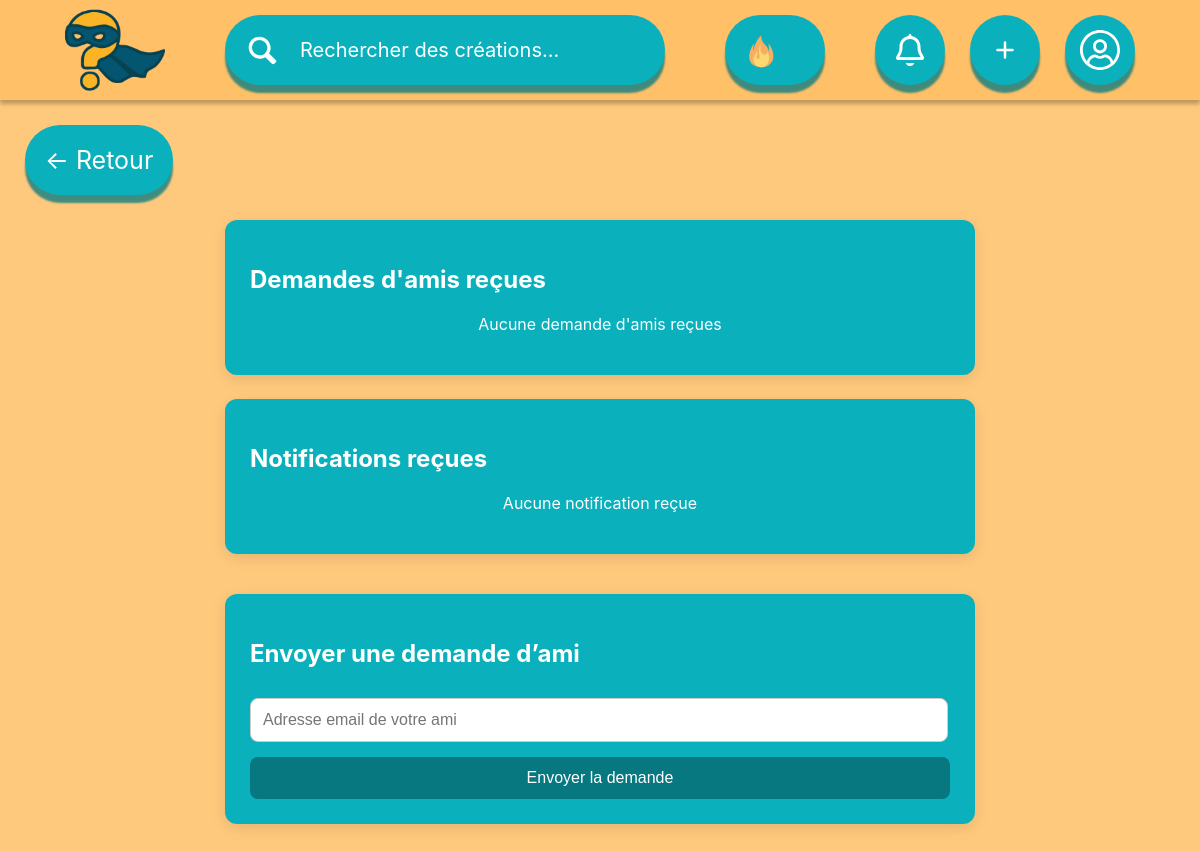
The app's page /?page=notification (signed in), older data.
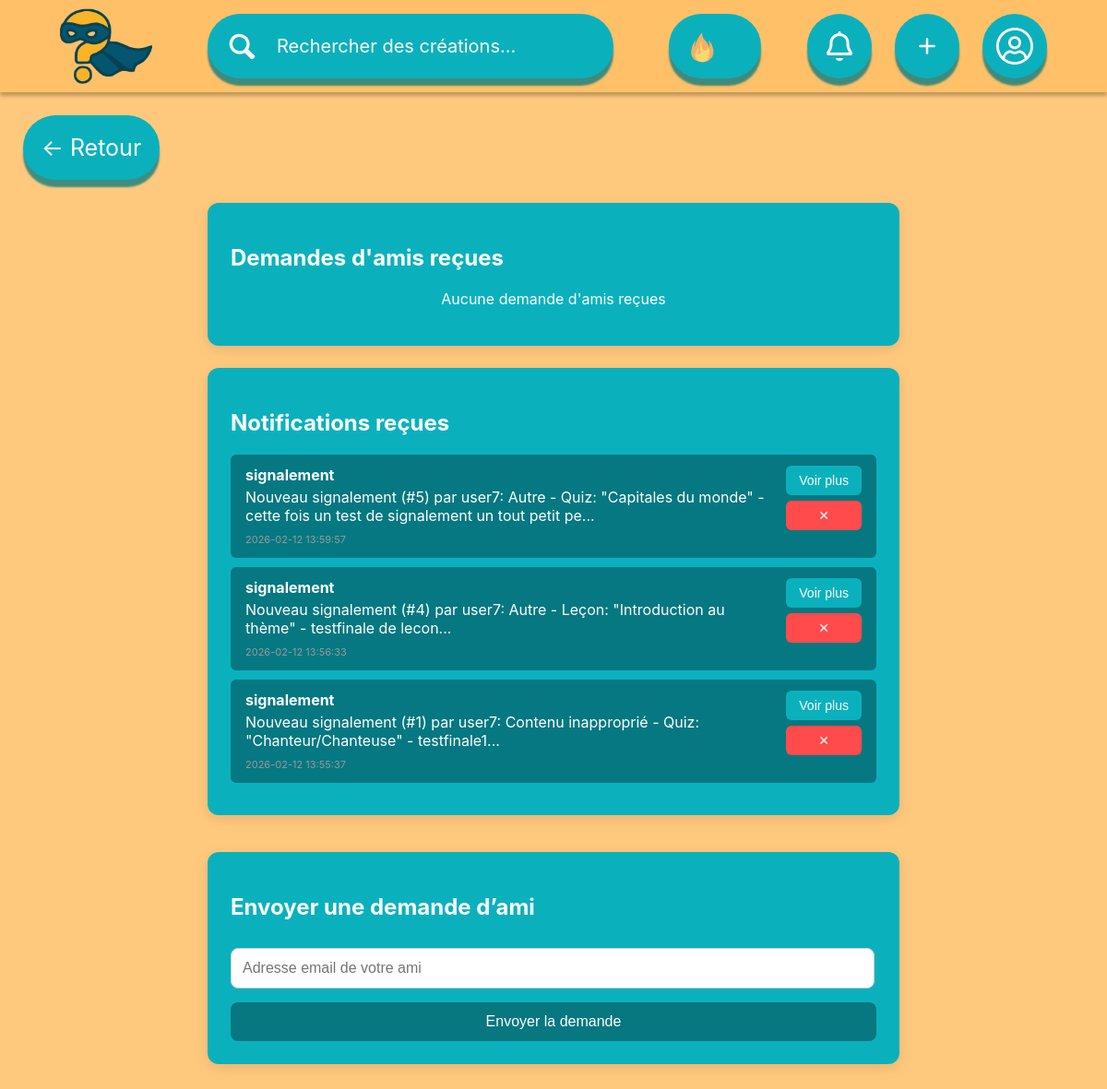
The same page, newer data.
### tables this page shows
CREATE TABLE notifications(
                id INTEGER PRIMARY KEY AUTOINCREMENT,
                user_id INTEGER NOT NULL,
                type TEXT NOT NULL,
                message TEXT NOT NULL,
                contenu_id INTEGER,
                contenu_type TEXT,
                date_creation DATETIME DEFAULT CURRENT_TIMESTAMP,
                is_read BOOLEAN DEFAULT 0,
                FOREIGN KEY (user_id) REFERENCES users(id) ON DELETE CASCADE,
                CHECK (contenu_type IN ('quiz','lesson','signalement'))
            );

### src/controllers/NotificationController.php (called while the page is built, shortened)
<?php
require_once ROOT . '/src/models/NotificationModel.php';
class NotificationController
{
    private NotificationModel $model;
    public function __construct()
    {
        $db = getDbConnection();
        $this->model = new NotificationModel($db);
    }
    public function index()
    {
        $allFriendRequests = $this->model->getFriendRequestsReceived($_SESSION['id']);
        $notifications = $this->model->getNotifications($_SESSION['id']);
        require ROOT . '/src/views/notification.php';
    }
}

### src/models/NotificationModel.php (called while the page is built, shortened)
<?php
class NotificationModel
{
    private $db;
    public function __construct($db)
    {
        $this->db = $db;
    }
    public function getNotifications(int|string $user_id): array
    {
        $stmt = $this->db->prepare("
        SELECT * FROM notifications
        WHERE user_id = ? AND is_read = 0
        ORDER BY date_creation DESC
    ");
        $stmt->execute([$user_id]);
        return $stmt->fetchAll(PDO::FETCH_ASSOC);
    }
}

### src/views/notification.php (the view, shortened to what this page needs)
<?php
$style = './assets/style/notification.css';
include 'partials/header.php';
?>
<div class="button" style="margin : 25px" onclick="window.location.href='?page=home'">
    <span></span>
    <p>← Retour</p>
</div>
<div class=" friend-requests">
    <h2>Demandes d'amis reçues</h2>
    <?php if (!isset($allFriendRequests) || empty($allFriendRequests)): ?>
        <p class="notif">Aucune demande d'amis reçues</p>
    <?php endif; ?>
</div>
<div class="friend-requests">
    <h2>Notifications reçues</h2>
    <?php if (!isset($notifications) || empty($notifications)): ?>
        <p class="notif">Aucune notification reçue</p>
    <?php else: ?>
        <?php foreach ($notifications as $signal) : ?>
            <div class="request">
                <div class="request-info">
                    <div class="notif-content">
                        <strong><?= htmlspecialchars($signal['type']) ?></strong><br>
                        <p class="notif-message">
                            <?= htmlspecialchars($signal['message']) ?>
                        </p>
                        <small class="notif-date"><?= htmlspecialchars($signal['date_creation']) ?></small>
                    </div>
                </div>
                <div class="request-buttons">
                    <button class="toggle-message" data-date="<?= $signal['date_creation'] ?>" data-message="<?= $signal["message"] ?>" data-type="<?= $signal["type"] ?>">Voir plus</button>
                    <button class="reject" onclick='deleteSignal(<?= $signal["id"] ?>)' title="Supprimer">✕</button>
                </div>
            </div>
        <?php endforeach; ?>
    <?php endif; ?>
</div>
<div class="invite-box">
    <h2>Envoyer une demande d’ami</h2>
    <form method="POST" action="?page=notification">
        <input type="email" name="email" placeholder="Adresse email de votre ami" required>
        <button type="submit">Envoyer la demande</button>
    </form>
</div>
</body>
</html>

### public/index.php (shortened to what this page needs)
<?php
$page = isset($_GET['page']) ? htmlspecialchars($_GET['page']) : 'home';
switch ($page) {
    case 'notification':
        require_once ROOT . '/src/controllers/NotificationController.php';
        $controller = new NotificationController();
        if (isset($_GET['action']) && ($_GET['action']  === "fetch")) {
            $controller->fetch();
        } else {
            $controller->index();
        }
        break;
}

### src/views/partials/header.php (shortened to what this page needs)
<!DOCTYPE html>
<html lang="fr">
<head>
    <?php
    if (isset($style)) {
        echo "<link rel='stylesheet' href='$style'>";
    }
    echo "<link rel='stylesheet' href='./assets/style/global.css'>";
    ?>
</head>
<body>
    <header>
        <picture onclick="window.location.href='?page=home'" alt="Logo">
            <source srcset="./assets/images/logo.svg" media="(width >= 1480px)">
            <img src="./assets/images/icon.png">
        </picture>
        <form action="index.php" method="GET">
            <div class="input">
                <span></span>
                <img src="./assets/images/loupe.svg" alt="Search Icon">
                <input type="text" name="contenu" placeholder="Rechercher des créations..." value="<?php echo isset($_GET['contenu']) ? htmlspecialchars($_GET['contenu']) : ''; ?>" />
            </div>
        </form>
        <div>
            <?php if (!isset($_SESSION['id'])): ?>
                <button class="button" data-action="register">
                    <span></span>
                    <p>S'inscrire</p>
                </button>
                <button class="button" data-action="login">
                    <span></span>
                    <p>Connexion</p>
                </button>
            <?php else: ?>
                <button title="Votre streak actuelle est de : <?= $_SESSION['streak'] ?> &#10;Votre streak la plus haute est de : <?= $_SESSION['highestStreak'] ?> " class="button btn-streak" data-action="streak">
                    <span></span>
                </button>
                <button class="button notif-btn btn-notif" data-action="notification"
                    onclick="document.getElementById('goNotif').submit()">
                    <span></span>
                </button>
                <button class="button btn-create" data-action="create" onclick="window.location.href='?page=createContent'">
                    <span></span>
                </button>
                <button class="button btn-account" data-action="account">
                    <span></span>
                </button>
            <?php endif; ?>
        </div>
    </header>

### public/assets/style/notification.css (style rules this page uses)
.friend-requests { max-width: 700px; margin: auto; margin-bottom: 2%; background: #0ab1bd; color: white; border-radius: 12px; padding: 25px; box-shadow: 0 4px 15px rgba(0, 0, 0, 0.1); }
.friend-requests .notif { display: flex; color: rgb(255, 255, 255); justify-content: center; }
.request:last-child { border-bottom: none; }
.request-buttons button { padding: 8px 14px; border-radius: 6px; font-size: 14px; border: none; cursor: pointer; }
.reject { background: #ff4444; color: white; }
.invite-box { max-width: 700px; margin: 40px auto; padding: 25px; border-radius: 12px; background: #0ab1bd; color: white; box-shadow: 0 4px 15px rgba(0, 0, 0, 0.1); }
.invite-box h2 { margin-bottom: 30px; }
form input { width: 96%; padding: 12px; border-radius: 8px; border: 1px solid #ccc; margin-bottom: 15px; font-size: 16px; }
form button { width: 100%; padding: 12px; border-radius: 8px; border: none; background: #077780; color: white; font-size: 16px; cursor: pointer; }
.request { display: flex; justify-content: space-between; align-items: flex-start; background: #057881; padding: 12px 16px; margin-bottom: 10px; border-radius: 6px; }
.request-info { flex: 1; }
.notif-message { overflow: hidden; text-overflow: ellipsis; display: -webkit-box; -webkit-box-orient: vertical; margin: 4px 0; transition: max-height 0.3s ease; }
.request-buttons { display: flex; flex-direction: column; gap: 6px; margin-left: 12px; }
.toggle-message { background: #0ab1bd; border: none; color: #ffffff; padding: 4px 8px; border-radius: 4px; cursor: pointer; font-size: 12px; }
.reject { background: #ff4b4b; border: none; color: white; padding: 4px 8px; border-radius: 4px; cursor: pointer; font-size: 12px; }
.notif-date { color: #999; font-size: 11px; }

### public/assets/style/global.css (style rules this page uses)
body { font-family: 'Inter', sans-serif; background-color: #ffc97d; margin: 0; }
header { display: grid; height: 100px; background-color: #ffc067; box-shadow: 0px 4px 4px 0px #00000040; padding: 0px 65px; align-items: center; grid-template-columns: auto 2fr 1fr; gap: 20px; }
header > picture > img { width: 100%; max-height: 100px; cursor: pointer; max-width: 400px; }
header > picture { display: flex; height: 100%; justify-content: center; }
header > div { display: flex; flex-direction: row; gap: 25px; width: 100%; justify-content: end; }
header > form { width: 100%; display: flex; justify-content: center; }
header > *:nth-child(2) { justify-self: center; }
header > *:nth-child(3) { justify-self: end; }
.button { all: unset; }
.button, .searchbar, .input, .flatinput, .textarea { display: flex; position: relative; align-items: center; padding: 20px; justify-content: flex-start; gap: 20px; width: max-content; height: max-content; }
.button > span, .searchbar > span, .input > span, .flatinput > span, .textarea > span { position: absolute; inset: 0; background: #0ab1bd; border-radius: calc(infinity * 1px); cursor: pointer; z-index: 0; box-shadow: 0px 8px 2px #007881bf; transition: background ease-out 0.2s; }
.button > p { text-align: center; }
.button > p, .searchbar > p { font-size: min(2.5vw, 25px); color: #fff; margin: 0; z-index: 1; user-select: none; pointer-events: none; transition: color ease-out 0.2s; }
.input { width: calc(100% - 40px); max-width: 400px; height: 70px; padding: 0 20px; }
.input > input { all: unset; width: 100%; z-index: 2; color: white; font-size: 20px; }
.input > img { z-index: 2; height: 50%; }
.input > span, .textarea > span, .flatinput > span { cursor: default; }
.btn-streak { padding: 15px; padding-right: 25px; }
.btn-notif { padding: 15px; }
.btn-account { padding: 15px; }
.btn-create { padding: 20px; }
@media (max-width: 1300px) { header > picture > img { width: auto; height: 100%; } }

Row changes from the older to the newer data that the page shows:
added notifications: type "signalement", message "Nouveau signalement (#5) par user7: Autre - Quiz: \"Capitales du monde\" - cette fois un test de signalement un tout petit pe...", date_creation "2026-02-12 13:59:57"
added notifications: type "signalement", message "Nouveau signalement (#4) par user7: Autre - Leçon: \"Introduction au thème\" - testfinale de lecon...", date_creation "2026-02-12 13:56:33"
added notifications: type "signalement", message "Nouveau signalement (#1) par user7: Contenu inapproprié - Quiz: \"Chanteur/Chanteuse\" - testfinale1...", date_creation "2026-02-12 13:55:37"
Text that changed along with them:
text no longer shown: "Aucune notification reçue"
